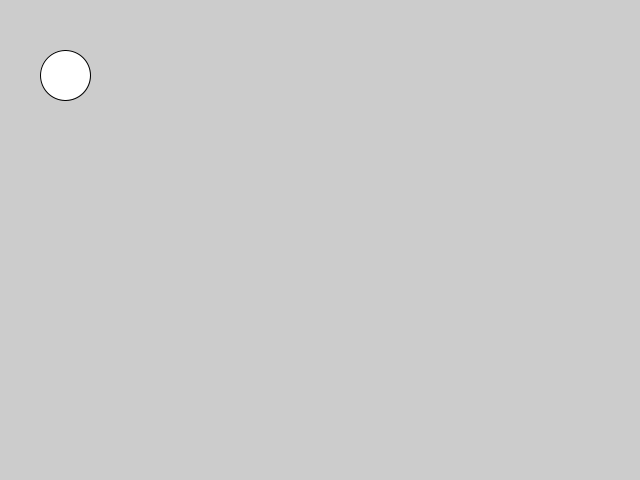
Frame 1 (no input)
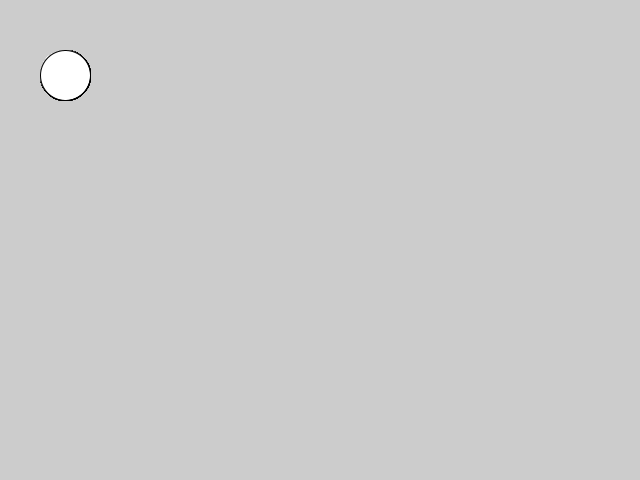
Frame 60 (the mouse pressed at the canvas centre just before this capture)
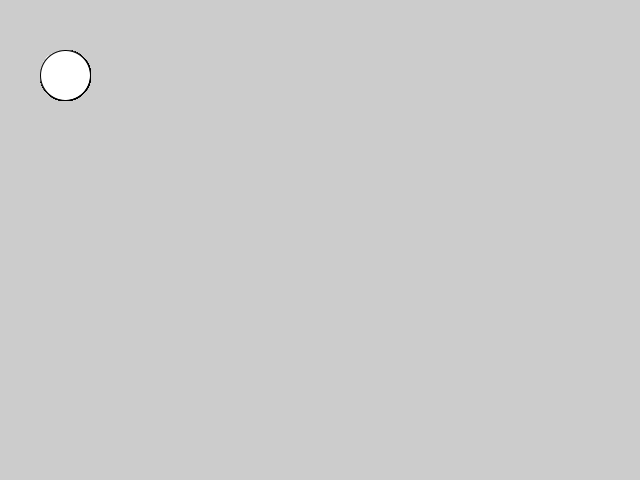
Frame 120 (the mouse held since frame 60 and released just before this capture)

The Processing sketch that drew these frames (run headless with seeded random() and noise(); from frame 60 on, the mouse is pressed at the canvas centre):

// Processing sketch: fil_rouge_3
// ── fil_rouge_3.pde
// déclaration de variables globales (qui vont être accessibles dans l'ensemble du programme)
int size;
float xpos, ypos;

// fonction d'initialisation de notre programme
void setup() {
  size(640, 480);
  size = 50;
  xpos = 65;
  ypos = 75;
}

// fonction tournant en boucle
void draw() {
  ellipse(xpos, ypos, size, size);
}
